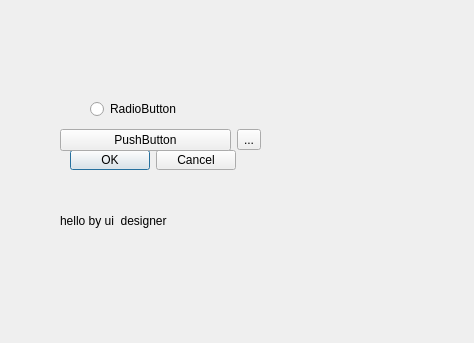
<?xml version="1.0" encoding="UTF-8"?>
<ui version="4.0">
 <class>Form</class>
 <widget class="QWidget" name="Form">
  <property name="geometry">
   <rect>
    <x>0</x>
    <y>0</y>
    <width>474</width>
    <height>343</height>
   </rect>
  </property>
  <property name="windowTitle">
   <string>Form</string>
  </property>
  <widget class="QLabel" name="label">
   <property name="geometry">
    <rect>
     <x>60</x>
     <y>200</y>
     <width>251</width>
     <height>41</height>
    </rect>
   </property>
   <property name="text">
    <string>hello by ui  designer</string>
   </property>
  </widget>
  <widget class="QRadioButton" name="radioButton">
   <property name="geometry">
    <rect>
     <x>90</x>
     <y>100</y>
     <width>91</width>
     <height>18</height>
    </rect>
   </property>
   <property name="text">
    <string>RadioButton</string>
   </property>
  </widget>
  <widget class="QDialogButtonBox" name="buttonBox">
   <property name="geometry">
    <rect>
     <x>70</x>
     <y>150</y>
     <width>166</width>
     <height>20</height>
    </rect>
   </property>
   <property name="standardButtons">
    <set>QDialogButtonBox::Cancel|QDialogButtonBox::Ok</set>
   </property>
  </widget>
  <widget class="QWidget" name="horizontalLayoutWidget">
   <property name="geometry">
    <rect>
     <x>60</x>
     <y>100</y>
     <width>201</width>
     <height>80</height>
    </rect>
   </property>
   <layout class="QHBoxLayout" name="horizontalLayout">
    <item>
     <layout class="QHBoxLayout" name="horizontalLayout_2">
      <item>
       <widget class="QPushButton" name="pushButton">
        <property name="text">
         <string>PushButton</string>
        </property>
       </widget>
      </item>
      <item>
       <widget class="QToolButton" name="toolButton">
        <property name="text">
         <string>...</string>
        </property>
       </widget>
      </item>
     </layout>
    </item>
   </layout>
  </widget>
 </widget>
 <resources/>
 <connections/>
</ui>
